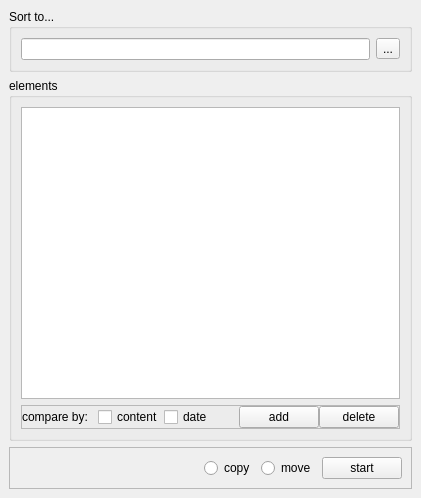
<?xml version="1.0" encoding="UTF-8"?>
<ui version="4.0">
 <class>MainWindow</class>
 <widget class="QMainWindow" name="MainWindow">
  <property name="geometry">
   <rect>
    <x>0</x>
    <y>0</y>
    <width>421</width>
    <height>498</height>
   </rect>
  </property>
  <property name="windowTitle">
   <string>PhotoSorter</string>
  </property>
  <property name="windowIcon">
   <iconset resource="Resources.qrc">
    <normaloff>:/icons/resources/icon.png</normaloff>:/icons/resources/icon.png</iconset>
  </property>
  <widget class="QWidget" name="centralwidget">
   <layout class="QGridLayout" name="gridLayout">
    <item row="2" column="0">
     <widget class="QFrame" name="frame">
      <property name="frameShape">
       <enum>QFrame::StyledPanel</enum>
      </property>
      <property name="frameShadow">
       <enum>QFrame::Raised</enum>
      </property>
      <layout class="QGridLayout" name="gridLayout_3">
       <item row="0" column="3">
        <widget class="QRadioButton" name="radioButton_2">
         <property name="text">
          <string>move</string>
         </property>
        </widget>
       </item>
       <item row="0" column="1">
        <spacer name="horizontalSpacer">
         <property name="orientation">
          <enum>Qt::Horizontal</enum>
         </property>
         <property name="sizeHint" stdset="0">
          <size>
           <width>40</width>
           <height>20</height>
          </size>
         </property>
        </spacer>
       </item>
       <item row="0" column="4">
        <widget class="QPushButton" name="pushButton">
         <property name="text">
          <string>start</string>
         </property>
        </widget>
       </item>
       <item row="0" column="2">
        <widget class="QRadioButton" name="radioButton">
         <property name="text">
          <string>copy</string>
         </property>
        </widget>
       </item>
      </layout>
     </widget>
    </item>
    <item row="0" column="0">
     <widget class="QGroupBox" name="groupBox">
      <property name="title">
       <string>Sort to...</string>
      </property>
      <layout class="QHBoxLayout" name="horizontalLayout">
       <item>
        <widget class="LineEdit" name="lineEdit"/>
       </item>
       <item>
        <widget class="QToolButton" name="toolButton">
         <property name="text">
          <string>...</string>
         </property>
        </widget>
       </item>
      </layout>
     </widget>
    </item>
    <item row="1" column="0">
     <widget class="QGroupBox" name="groupBox_2">
      <property name="title">
       <string>elements</string>
      </property>
      <layout class="QGridLayout" name="gridLayout_2">
       <item row="1" column="0">
        <widget class="ListView" name="listWidget">
         <property name="selectionMode">
          <enum>QAbstractItemView::ExtendedSelection</enum>
         </property>
        </widget>
       </item>
       <item row="2" column="0">
        <widget class="QFrame" name="frame_2">
         <property name="frameShape">
          <enum>QFrame::StyledPanel</enum>
         </property>
         <property name="frameShadow">
          <enum>QFrame::Raised</enum>
         </property>
         <layout class="QHBoxLayout" name="horizontalLayout_2">
          <property name="spacing">
           <number>0</number>
          </property>
          <property name="margin">
           <number>0</number>
          </property>
          <item>
           <widget class="QLabel" name="label">
            <property name="text">
             <string>compare by:   </string>
            </property>
           </widget>
          </item>
          <item>
           <widget class="QCheckBox" name="checkBox">
            <property name="text">
             <string>content</string>
            </property>
           </widget>
          </item>
          <item>
           <widget class="QCheckBox" name="checkBox_2">
            <property name="text">
             <string>date</string>
            </property>
           </widget>
          </item>
          <item>
           <spacer name="horizontalSpacer_2">
            <property name="orientation">
             <enum>Qt::Horizontal</enum>
            </property>
            <property name="sizeHint" stdset="0">
             <size>
              <width>40</width>
              <height>20</height>
             </size>
            </property>
           </spacer>
          </item>
          <item>
           <widget class="QPushButton" name="pushButton_3">
            <property name="text">
             <string>add</string>
            </property>
           </widget>
          </item>
          <item>
           <widget class="QPushButton" name="pushButton_2">
            <property name="text">
             <string>delete</string>
            </property>
           </widget>
          </item>
         </layout>
        </widget>
       </item>
      </layout>
     </widget>
    </item>
   </layout>
  </widget>
 </widget>
 <customwidgets>
  <customwidget>
   <class>LineEdit</class>
   <extends>QLineEdit</extends>
   <header>LineEdit.h</header>
  </customwidget>
  <customwidget>
   <class>ListView</class>
   <extends>QListWidget</extends>
   <header>ListView.h</header>
  </customwidget>
 </customwidgets>
 <resources>
  <include location="Resources.qrc"/>
 </resources>
 <connections/>
</ui>
